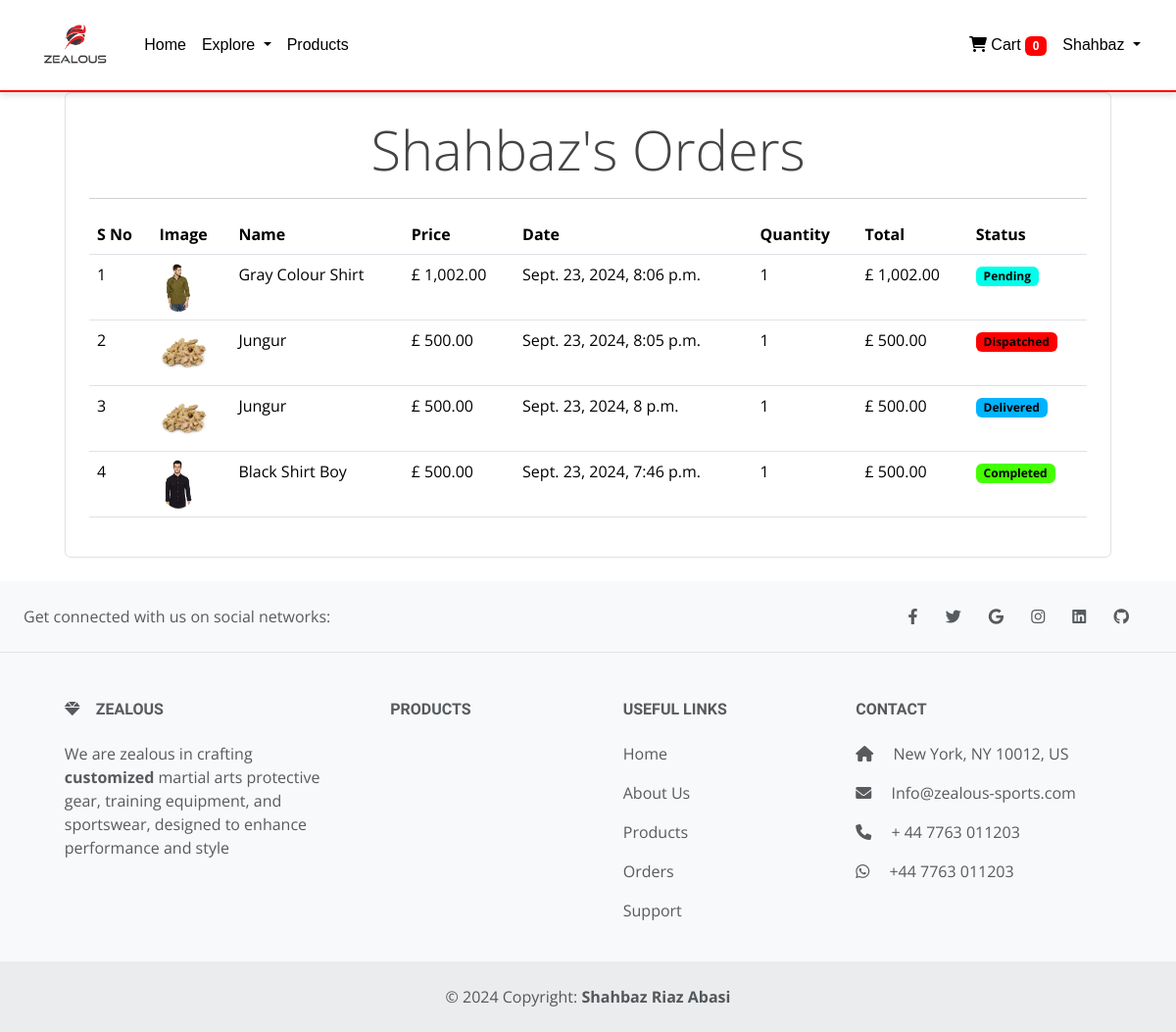
The page /order/ (signed in) on the database as committed earlier.
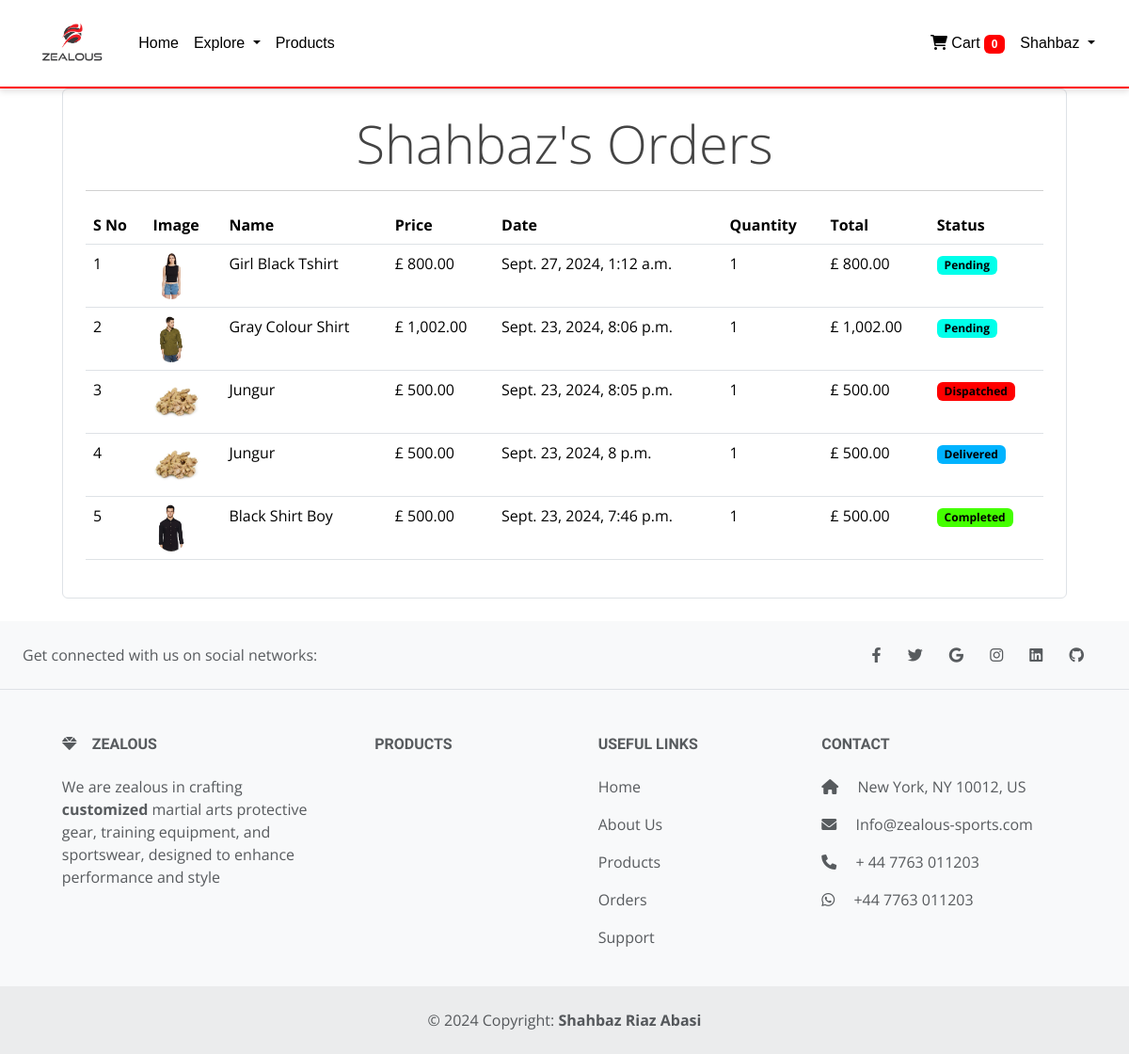
The same page on the database as committed later.
### store/models/orders.py (models this page shows, shortened)
class Order(models.Model):
    STATUS_CHOICES = [
        ('Pending', 'Pending'),
        ('Dispatched', 'Dispatched'),
        ('Delivered', 'Delivered'),
        ('Completed', 'Completed'),
    ]
    product = models.ForeignKey(Product, on_delete=models.CASCADE)
    customer = models.ForeignKey(Customer, on_delete=models.CASCADE)
    quantity = models.IntegerField(default=1)
    price = models.DecimalField(max_digits=10, decimal_places=2)
    date = models.DateTimeField(default=datetime.datetime.today)
    address = models.CharField(max_length=50, default='', blank=True)
    phone = models.CharField(max_length=11, default='', blank=True)
    detail = models.CharField(max_length=500, default='', blank=True)
    status = models.CharField(max_length=20, choices=STATUS_CHOICES, default='Pending')
    def __str__(self):
        return f'Order {self.id} by {self.customer}'
    @staticmethod
    def get_order_by_customer(customer):
        return Order.objects.filter(customer=customer).order_by('-date')

### store/models/product.py (models this page shows, shortened)
class Product(models.Model):
    name = models.CharField(max_length=50)
    price = models.IntegerField(default=0)
    category= models.ForeignKey(Category, on_delete=models.CASCADE, default=1)
    description = models.CharField(max_length=1000, default='')
    image = models.ImageField(upload_to='products/')
    image2 = models.ImageField(upload_to='products/', null=True, blank=True)
    image3 = models.ImageField(upload_to='products/', null=True, blank=True)

### store/views.py (the view)
# urls.py: path('order/', OrderView.as_view(), name='order'),
class OrderView(View):
    def get(self, request):
        customer_id = request.session.get('customer_id')
        if not customer_id:
            return redirect('login')
        customer = Customer.objects.get(id=customer_id)
        orders = Order.get_order_by_customer(customer)
        print(orders)
        return render(request, 'order.html', {'orders': orders, 'Customer': customer})

### store/models/customer.py (called while the page is built)
    def __str__(self):
        return f"{self.first_name} {self.last_name}"

### store/templatetags/custom_filter.py (called while the page is built)
@register.filter(name='currency')
def currency(value):
    try:
        return f"£  {value:,.2f}"
    except (ValueError, TypeError):
        return value

@register.filter(name='multiply')
def multiply(value, multiplier):
    try:
        return value * multiplier
    except (ValueError, TypeError):
        return value

### store/templates/order.html
{% extends "base.html" %}
{% block content %}
{% load cart %}
{% load custom_filter %}
<div class="container">
  <div class="border rounded p-4 m-4">
    <p class="display-4 text-center">{{ Customer.first_name }}'s Orders</p>
    <hr>
    <div class="table-responsive">
      <table class="table">
        <thead>
          <tr>
            <th scope="col">S No</th>
            <th scope="col">Image</th>
            <th scope="col">Name</th>
            <th scope="col">Price</th>
            <th scope="col">Date</th>
            <th scope="col">Quantity</th>
            <th scope="col">Total</th>
            <th scope="col">Status</th>
          </tr>
        </thead>
        <tbody>
          {% for order in orders %}
          <tr>
            <td>{{ forloop.counter }}</td>
            <td><img style="height: 50px;" class="rounded-circle" src="{{ order.product.image.url }}" alt=""></td>
            <td>{{ order.product.name }}</td>
            <td>{{ order.product.price|currency }}</td>
            <td>{{ order.date }}</td>
            <td>{{ order.quantity }}</td>
            <td>{{ order.quantity|multiply:order.product.price|currency }}</td>
            <td>
              <span class="badge
              {% if order.status == 'Pending' %}
                  badge-warning text-black
              {% elif order.status == 'Dispatched' %}
                  badge-info text-black
              {% elif order.status == 'Delivered' %}
                  badge-primary text-black
              {% elif order.status == 'Completed' %}
                  badge-success text-black
              {% endif %}
              ">{{ order.status }}</span>
          </td>
          </tr>
          {% endfor %}
        </tbody>
      </table>
    </div>
  </div>
</div>
{% endblock %}
{% block footer %}
{% include "footer.html" %}
{% endblock %}

Rows that differ between the two databases and show on the page:
added Order: product.image (picture), product.name "Girl Black Tshirt", product.price "£ 800.00", date "Sept. 27, 2024, 1:12 a.m.", quantity "1", quantity|multiply "£ 800.00", status "Pending"
